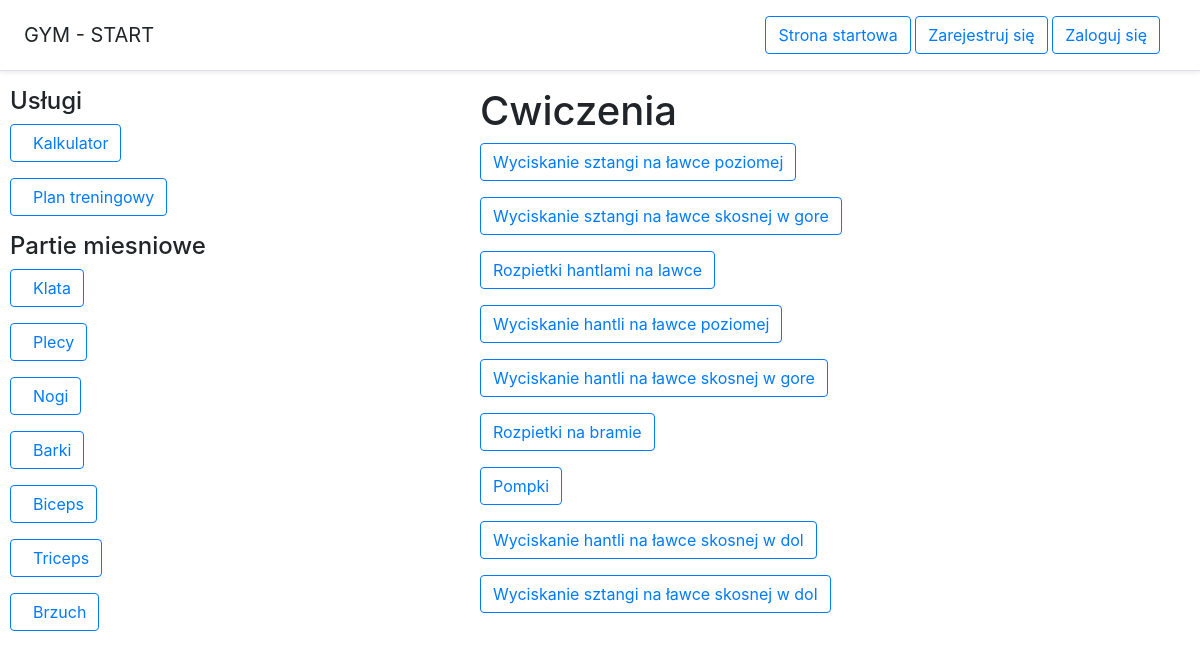
Screenshot of /partie/4/ with the database file from the repository.
### Cwiczenia/models.py (models this page shows, shortened)
class Partie(models.Model):
    nazwa = models.CharField(max_length=100)
    class Meta:
        verbose_name = "Partia"
        verbose_name_plural = "Partie"

class Cwiczenia(models.Model):
    partia = models.ForeignKey(Partie, on_delete=models.CASCADE, null=True)
    nazwa = models.CharField(max_length=100)
    opis = models.TextField(blank=True)
    film = models.TextField(blank=True)
    class Meta:
        verbose_name = "Cwiczenie"
        verbose_name_plural = "Cwiczenia"

### Cwiczenia/views.py (the view)
# urls.py: path('partie/<id>/', partia, name='partia'),
def partia (request, id):
    partia_user = Partie.objects.get(pk=id)
    partia_cwiczenie = Cwiczenia.objects.filter(partia = partia_user)
    partie = Partie.objects.all()
    dane = {'partia_user' : partia_user,
            'partia_cwiczenie' : partia_cwiczenie,
            'partie' : partie}
    return render(request, 'partia_cwiczenia.html', dane)

### Cwiczenia/templates/partia_cwiczenia.html (shortened to what this page needs)
 {% extends 'home.html' %}
    {% block cwiczenie %}
        <h1> Cwiczenia </h1>
            {% if partia_cwiczenie %}
                {% for partia in partia_cwiczenie %}
                     <p><a class="btn btn-outline-primary" href="/cwiczenie/{{ partia.id }}"> {{ partia.nazwa }} </a> </p>
                {% endfor %}
            {% endif %}
    {% endblock %}

### Cwiczenia/templates/home.html
{% extends 'start.html' %}
{% block content %}
    <aside style="width:30%; height: 700px; float: left; text-indent: 10px;">
            <h4> Usługi </h4>
            <p><a class="btn btn-outline-primary" href = "/kalkulator/" > Kalkulator </a></p>
            <p><a class="btn btn-outline-primary" href = "/plan/" > Plan treningowy </a></p>
            <h4> Partie miesniowe </h4>
            {% for kat in partie %}
                <p><a class="btn btn-outline-primary" href = "/partie/{{kat.id }}" > {{ kat.nazwa }} </a> </p>
            {% endfor %}
    </aside>
    <main style="width:60%; height: 700px; float: right;">
        {% block cwiczenie %} {% endblock %}
    </main>
{% endblock %}

### Cwiczenia/templates/start.html (shortened to what this page needs)
<!doctype html>
<html lang="en">
  <head>
    <link rel="stylesheet" href="https://stackpath.bootstrapcdn.com/bootstrap/4.5.2/css/bootstrap.min.css">
  </head>
  <body>
    <div class="d-flex flex-column flex-md-row align-items-center p-3 px-md-4 mb-3 bg-white border-bottom shadow-sm">
      <h5 class="my-0 mr-md-auto font-weight-normal">GYM - START</h5>
      <nav class="my-2 my-md-0 mr-md-3">
        <a class="btn btn-outline-primary" href="{% url 'index' %}">Strona startowa</a>
        {% if user.is_authenticated %}
        <a class="btn btn-outline-danger" href="JavaScript:{document.getElementById('logout').submit()}">Wyloguj się</a>
        {% else %}
        <a class="btn btn-outline-primary" href="{% url 'rejestracja' %}">Zarejestruj się</a>
        <a class="btn btn-outline-primary" href="{% url 'logowanie' %}">Zaloguj się</a>
        {% endif %}
      </nav>
    </div>
    {% block content %}  {% endblock %}
    </body>
</html>

### rows the page displays
Partie: nazwa "Klata"
Partie: nazwa "Plecy"
Partie: nazwa "Nogi"
Partie: nazwa "Barki"
Partie: nazwa "Biceps"
Partie: nazwa "Triceps"
Partie: nazwa "Brzuch"
Cwiczenia: nazwa "Wyciskanie sztangi na ławce poziomej"
Cwiczenia: nazwa "Wyciskanie sztangi na ławce skosnej w gore"
Cwiczenia: nazwa "Rozpietki hantlami na lawce"
Cwiczenia: nazwa "Wyciskanie hantli na ławce poziomej"
Cwiczenia: nazwa "Wyciskanie hantli na ławce skosnej w gore"
Cwiczenia: nazwa "Rozpietki na bramie"
Cwiczenia: nazwa "Pompki"
Cwiczenia: nazwa "Wyciskanie hantli na ławce skosnej w dol"
Cwiczenia: nazwa "Wyciskanie sztangi na ławce skosnej w dol"
